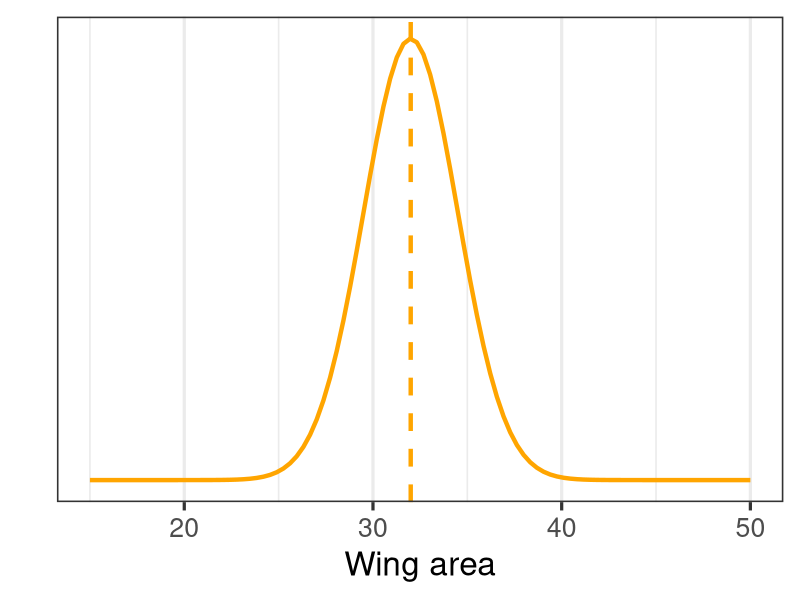
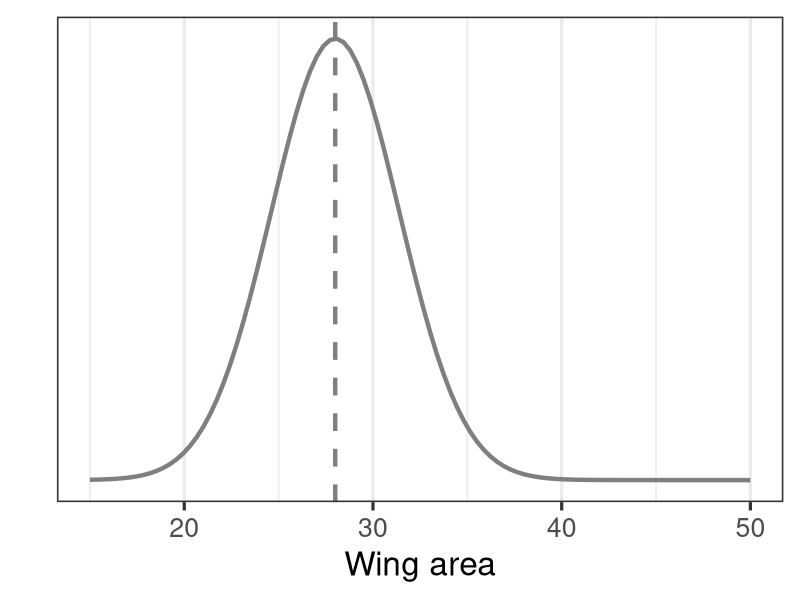
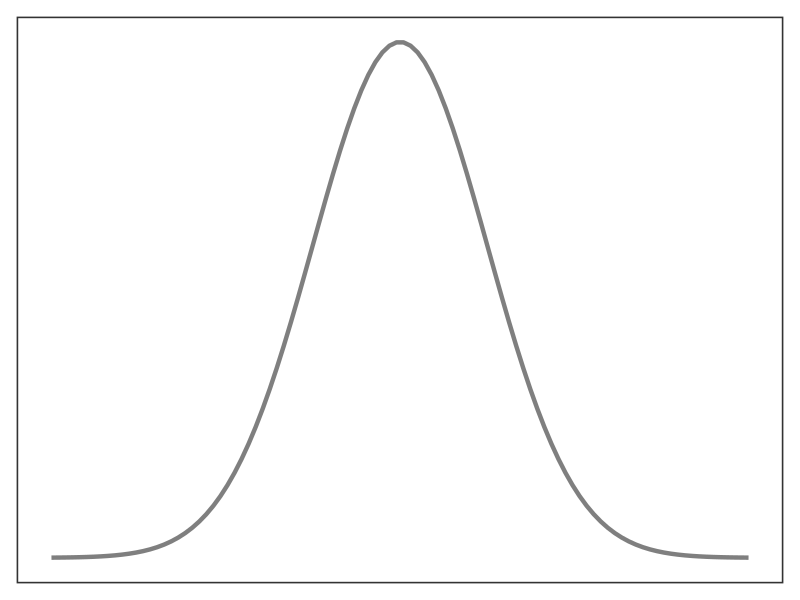
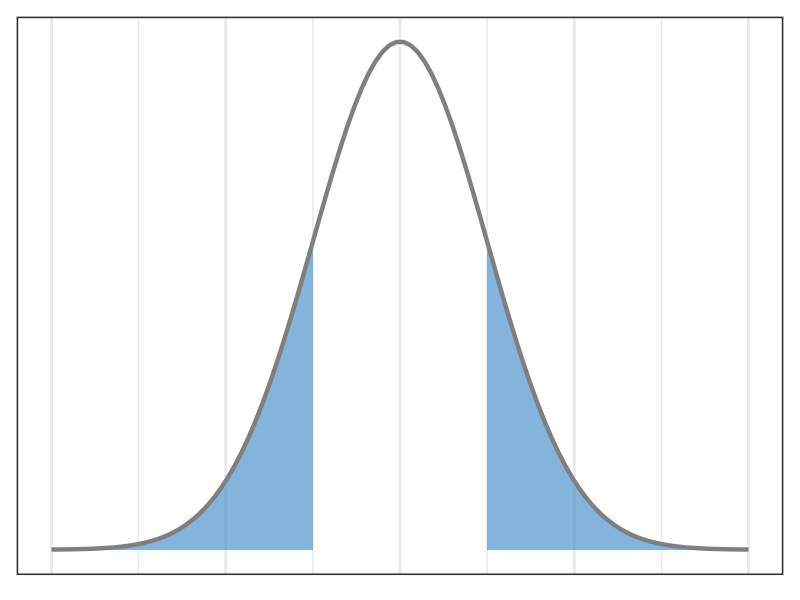
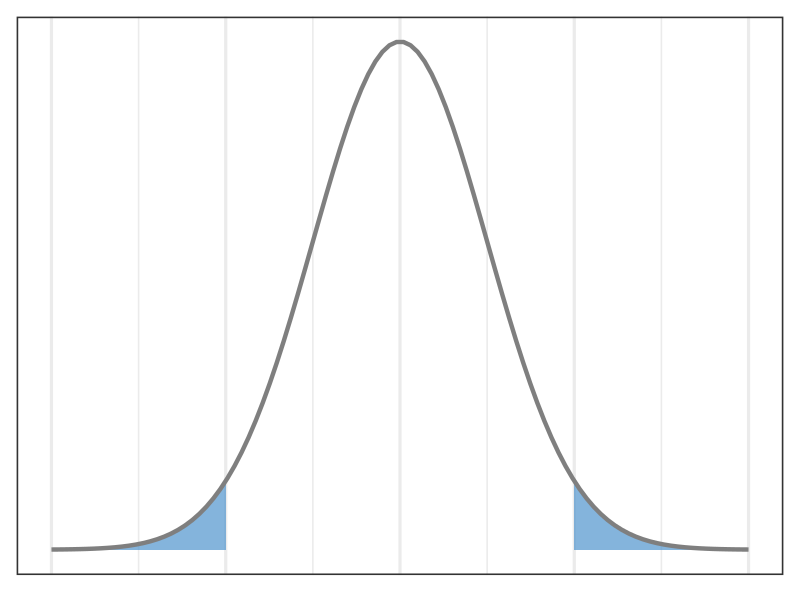
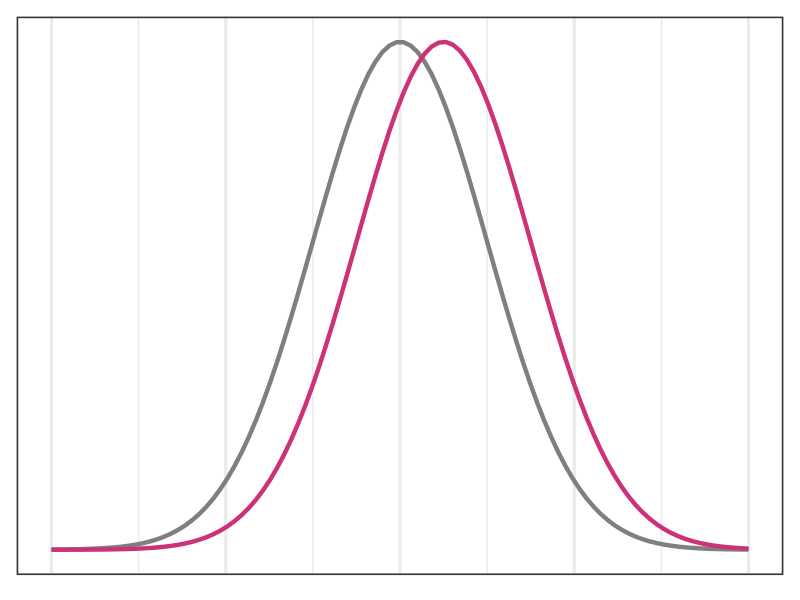
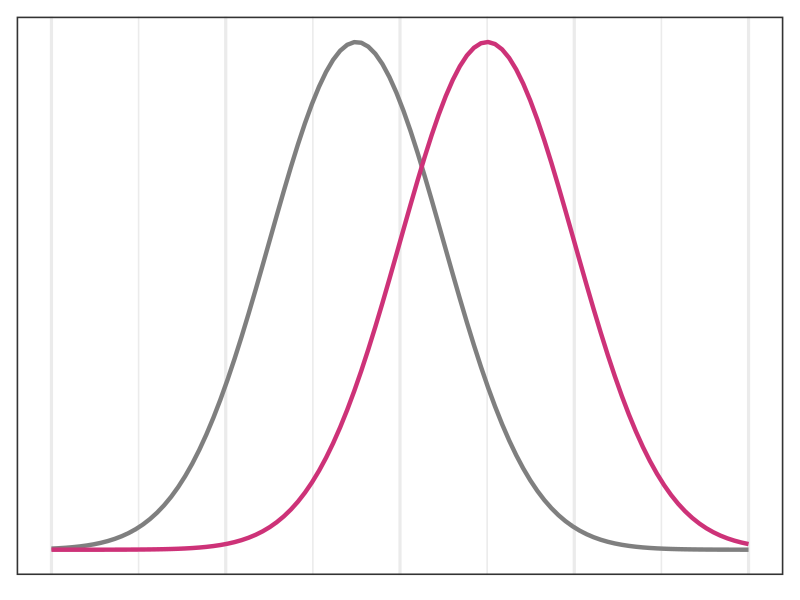
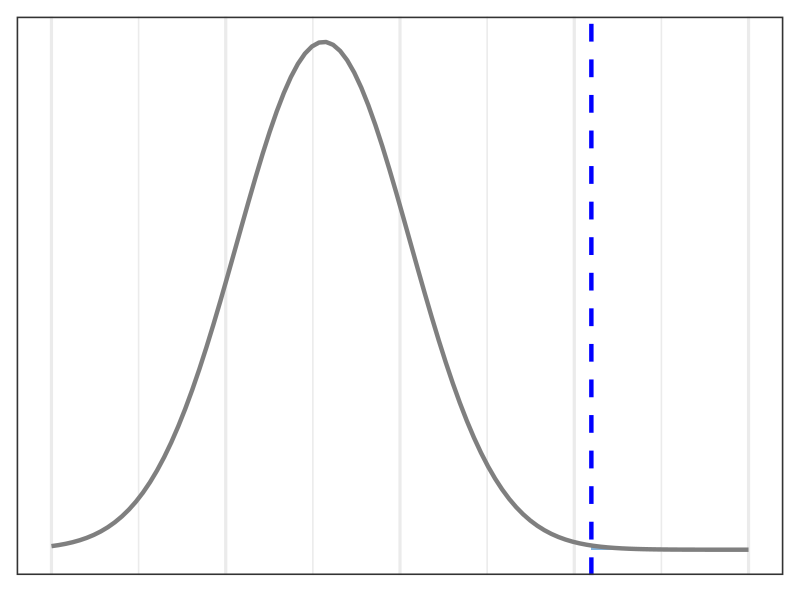

The R script that drew these images, in order:
# lecture06 script
library(tidyverse)

# set working directory
setwd(dirname(rstudioapi::getActiveDocumentContext()$path))

# butterfly fake population distribution example
data.frame(x = c(15,50)) %>%
    ggplot2::ggplot(.) +
    ggplot2::aes(x) +
    ggplot2::stat_function(fun = dnorm, 
                           n = 100, 
                           args = list(mean = 32, sd = 2.5),
                           color = "orange", size = 1.5) + 
    ggplot2::geom_vline(xintercept = 32, color = "orange", linetype = 2, size = 1.5) +
    ggplot2::labs(y = "", x = "Wing area") +
    ggplot2::scale_y_continuous(breaks = NULL) +
    ggplot2::theme_bw(24) 
ggsave("butterfly_distribution.png", height = 5, width = 7)

data.frame(x = c(15,50)) %>%
    ggplot2::ggplot(.) +
    ggplot2::aes(x) +
    ggplot2::stat_function(fun = dnorm,
                           n = 100,
                           args = list(mean = 28, sd = 3.4),
                           color = "grey50", size = 1.5) +
    ggplot2::geom_vline(xintercept = 28, color = "grey50", linetype = 2, size = 1.5) +
    ggplot2::labs(y = "", x = "Wing area") +
    ggplot2::scale_y_continuous(breaks = NULL) +
    ggplot2::theme_bw(24)
ggsave("butterfly_distribution2.png", height = 5, width = 7)

# calculate the SE between means 
s1=2.5
s2=3.4
n1=14
n2=12
sqrt((s1**2/n1) + (s2**2/n2))

p1 <- rnorm(14, 32, 2.5)
p2 <- rnorm(12, 28, 3.4)
t.test(p1, p2)


# show t on distribution
data.frame(x = c(-4,4)) %>%
    ggplot2::ggplot(.) +
    ggplot2::aes(x) +
    # ggplot2::stat_function(fun = dnorm,
    #                        n = 100,
    #                        geom = "area",
    #                        args = list(mean = 0, sd = 1),
    #                        xlim = c(-3, 3),
    #                        alpha = 0.7,
    #                        fill = "steelblue3", size = 1.5) +
    ggplot2::stat_function(fun = dnorm, 
                           n = 100, 
                           args = list(mean = 0, sd = 1),
                           color = "grey50", size = 1.5) + 
    ggplot2::scale_y_continuous(breaks = NULL) +
    ggplot2::scale_x_continuous(breaks = c(320,380,440,500,560,620,680)) +
    ggplot2::theme_bw(24) +
    ggplot2::theme(axis.title = element_blank(),
                   axis.text = element_blank(),
                   axis.ticks = element_blank())
ggsave("t_dist1.png", height = 5, width = 7)

# with p values
data.frame(x = c(-4,4)) %>%
    ggplot2::ggplot(.) +
    ggplot2::aes(x) +
    ggplot2::stat_function(fun = dnorm,
                           n = 100,
                           geom = "area",
                           args = list(mean = 0, sd = 1),
                           xlim = c(-4, -1),
                           alpha = 0.7,
                           fill = "steelblue3", size = 1.5) +
    ggplot2::stat_function(fun = dnorm,
                           n = 100,
                           geom = "area",
                           args = list(mean = 0, sd = 1),
                           xlim = c(1, 4),
                           alpha = 0.7,
                           fill = "steelblue3", size = 1.5) +
    ggplot2::stat_function(fun = dnorm, 
                           n = 100, 
                           args = list(mean = 0, sd = 1),
                           color = "grey50", size = 1.5) + 
    ggplot2::scale_y_continuous(breaks = NULL) +
    ggplot2::theme_bw(24) +
    ggplot2::theme(axis.title = element_blank(),
                   axis.text = element_blank(),
                   axis.ticks = element_blank())
ggsave("t_dist2.png", height = 5, width = 7)

# with p values
data.frame(x = c(-4,4)) %>%
    ggplot2::ggplot(.) +
    ggplot2::aes(x) +
    ggplot2::stat_function(fun = dnorm,
                           n = 100,
                           geom = "area",
                           args = list(mean = 0, sd = 1),
                           xlim = c(-4, -2),
                           alpha = 0.7,
                           fill = "steelblue3", size = 1.5) +
    ggplot2::stat_function(fun = dnorm,
                           n = 100,
                           geom = "area",
                           args = list(mean = 0, sd = 1),
                           xlim = c(2, 4),
                           alpha = 0.7,
                           fill = "steelblue3", size = 1.5) +
    ggplot2::stat_function(fun = dnorm, 
                           n = 100, 
                           args = list(mean = 0, sd = 1),
                           color = "grey50", size = 1.5) + 
    ggplot2::scale_y_continuous(breaks = NULL) +
    ggplot2::theme_bw(24) +
    ggplot2::theme(axis.title = element_blank(),
                   axis.text = element_blank(),
                   axis.ticks = element_blank())
ggsave("t_dist3.png", height = 5, width = 7)

# show effect sizes very small between two populations
data.frame(x = c(-4,4)) %>%
    ggplot2::ggplot(.) +
    ggplot2::aes(x) +
    ggplot2::stat_function(fun = dnorm, 
                           n = 100, 
                           args = list(mean = 0, sd = 1),
                           color = "grey50", size = 1.5) + 
    ggplot2::stat_function(fun = dnorm, 
                           n = 100, 
                           args = list(mean = 0.5, sd = 1),
                           color = "violetred3", size = 1.5) + 
    ggplot2::scale_y_continuous(breaks = NULL) +
    ggplot2::theme_bw(24) +
    ggplot2::theme(axis.title = element_blank(),
                   axis.text = element_blank(),
                   axis.ticks = element_blank())
ggsave("effect_size1.png", height = 5, width = 7)


# show larger effect size
data.frame(x = c(-4,4)) %>%
    ggplot2::ggplot(.) +
    ggplot2::aes(x) +
    ggplot2::stat_function(fun = dnorm, 
                           n = 100, 
                           args = list(mean = -0.5, sd = 1),
                           color = "grey50", size = 1.5) + 
    ggplot2::stat_function(fun = dnorm, 
                           n = 100, 
                           args = list(mean = 1, sd = 1),
                           color = "violetred3", size = 1.5) + 
    ggplot2::scale_y_continuous(breaks = NULL) +
    ggplot2::theme_bw(24) +
    ggplot2::theme(axis.title = element_blank(),
                   axis.text = element_blank(),
                   axis.ticks = element_blank())
ggsave("effect_size2.png", height = 5, width = 7)


######### 7.2
# butterfly - t = 4.23
data.frame(x = c(25,45)) %>%
    ggplot2::ggplot(.) +
    ggplot2::aes(x) +
    ggplot2::stat_function(fun = dnorm,
                           n = 100,
                           geom = "area",
                           args = list(mean = 32.81, sd = 2.48),
                           xlim = c(40.4904, 45),
                           alpha = 0.7,
                           fill = "steelblue3", size = 1.5) +
    ggplot2::stat_function(fun = dnorm, 
                           n = 100, 
                           args = list(mean = 32.81, sd = 2.48),
                           color = "grey50", size = 1.5) + 
    ggplot2::scale_y_continuous(breaks = NULL) +
    # ggplot2::scale_x_continuous(breaks = c(320,380,440,500,560,620,680)) +
    ggplot2::theme_bw(24) +
    ggplot2::theme(axis.title = element_blank(),
                   axis.text = element_blank(),
                   axis.ticks = element_blank()) +
    ggplot2::geom_vline(xintercept = 40.4904, size = 1.5, linetype = 2, color = "blue")
ggsave("butterfly_t1.png", height = 5, width = 7)

# find p value for t = 4.23
pt(4.23, 13)
